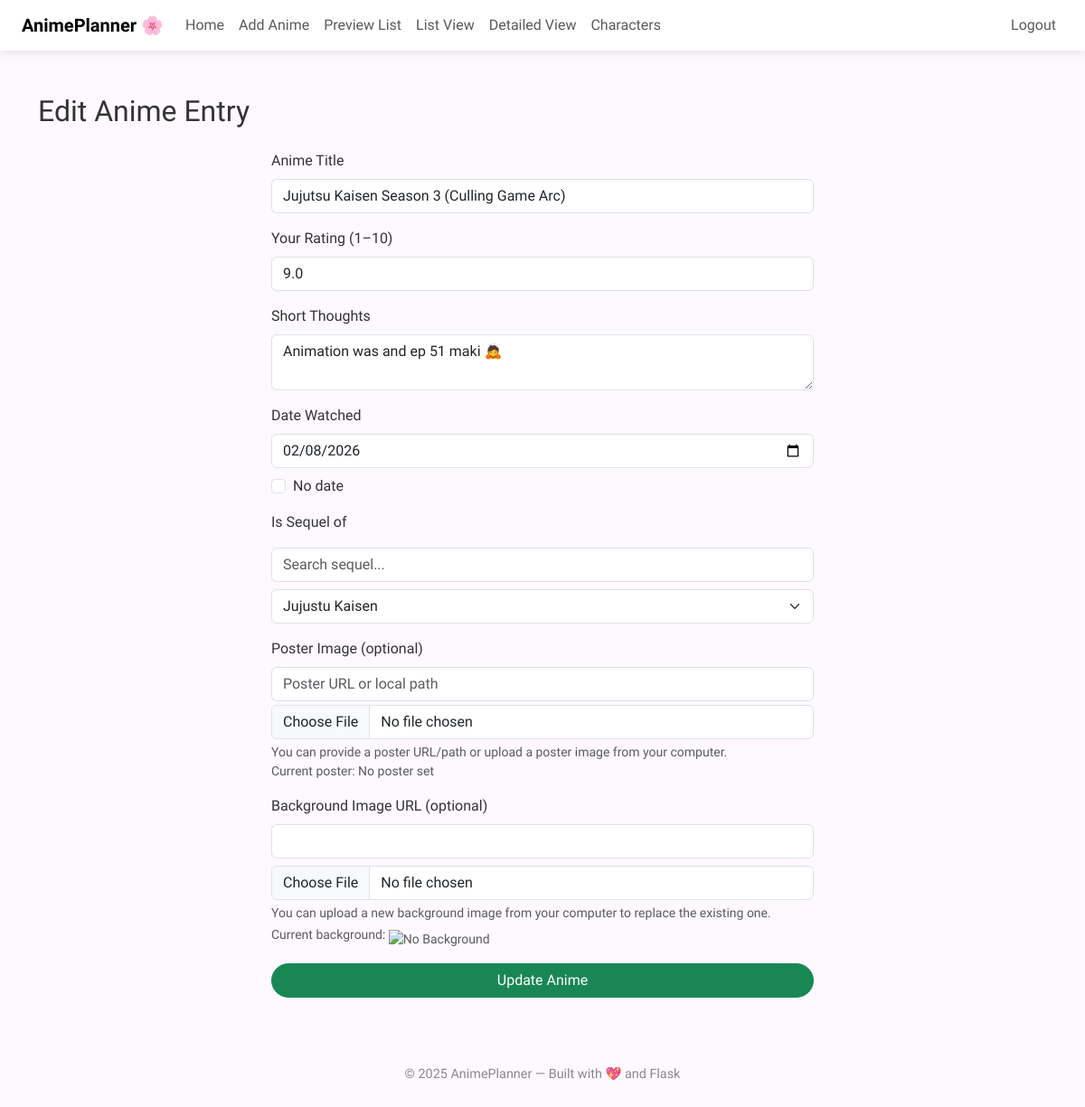
Screenshot of /edit/227 (signed in) with the database file from the repository.
### tables this page shows
CREATE TABLE anime (
            id INTEGER PRIMARY KEY AUTOINCREMENT,
            title TEXT NOT NULL,
            rating REAL,
            thoughts TEXT,
            date TEXT,
            sequel TEXT,
            details_url TEXT,
            background_url TEXT,
            user_id INTEGER, poster_url TEXT,
            FOREIGN KEY(user_id) REFERENCES users(id) ON DELETE SET NULL
        );

### app.py (the view, shortened to what this page needs)
@app.route("/edit/<int:anime_id>", methods=["GET", "POST"])
@login_required
def edit(anime_id):
    user_id = session.get("user_id")
    conn_dict = get_db_dict()
    db_dict = conn_dict.cursor()
    db_dict.execute("SELECT * FROM anime WHERE id = ? AND user_id = ?", (anime_id, user_id))
    anime = db_dict.fetchone()
    if not anime:
        db_dict.close()
        conn_dict.close()
        flash("Anime not found or access denied.")
        return redirect("/preview")
    conn = get_db()
    db = conn.cursor()
    db.execute("SELECT DISTINCT title FROM anime WHERE user_id = ? ORDER BY title", (user_id,))
    sequel_list = [row[0] for row in db.fetchall()]
    db.close()
    conn.close()
    db_dict.close()
    conn_dict.close()
    return render_template("edit.html", anime=anime, sequel_list=sequel_list)

### app.py (called while the page is built)
def login_required(f):
    @wraps(f)
    def wrapper(*args, **kwargs):
        if "user_id" not in session:
            flash("Login required.")
            return redirect("/login")
        return f(*args, **kwargs)
    return wrapper

def get_db():
    return sqlite3.connect("anime.db")

def dict_factory(cursor, row):
    d = {}
    for idx, col in enumerate(cursor.description):
        d[col[0]] = row[idx]
    return d

def get_db_dict():
    conn = sqlite3.connect("anime.db")
    conn.row_factory = dict_factory
    return conn

### templates/edit.html (shortened to what this page needs)
{% extends "layout.html" %}
{% block main %}
<h2 class="mb-4">Edit Anime Entry</h2>
<form method="post" action="/edit/{{ anime.id }}" class="text-start mx-auto" style="max-width: 600px;" enctype="multipart/form-data">
    <div class="mb-3">
        <label for="title" class="form-label">Anime Title</label>
        <input type="text" class="form-control" id="title" name="title" value="{{ anime.title }}" required>
    </div>
    <div class="mb-3">
        <label for="rating" class="form-label">Your Rating (1–10)</label>
        <input type="number" class="form-control" id="rating" name="rating" step="0.001" min="1" max="12" value="{{ anime.rating }}">
    </div>
    <div class="mb-3">
        <label for="thoughts" class="form-label">Short Thoughts</label>
        <textarea class="form-control" id="thoughts" name="thoughts" rows="2">{{ anime.thoughts }}</textarea>
    </div>
    <div class="mb-3">
        <label for="date" class="form-label">Date Watched</label>
        <input type="date" class="form-control" id="date" name="date" value="{{ anime.date }}">
        <div class="form-check mt-2">
            <input class="form-check-input" type="checkbox" value="1" id="no_date" name="no_date" {% if not anime.date %}checked{% endif %}>
            <label class="form-check-label" for="no_date">No date</label>
        </div>
    </div>
    <div class="mb-3">
        <label for="sequel" class="form-label">Is Sequel of</label>
        <select class="form-select" id="sequel" name="sequel">
            {% for name in sequel_list %}
                <option value="{{ name }}" {% if anime.sequel == name %}selected{% endif %}>{{ name }}</option>
            {% endfor %}
        </select>
    </div>
    <div class="mb-3">
        <label for="poster_url" class="form-label">Poster Image (optional)</label>
        <input type="text" class="form-control mb-1" id="poster_url" name="poster_url" value="{{ anime.poster_url }}" placeholder="Poster URL or local path">
        <input type="file" class="form-control" id="poster_upload" name="poster_upload" accept="image/*">
        <div class="form-text">You can provide a poster URL/path or upload a poster image from your computer.<br>
        Current poster:
        {% if anime.poster_url %}
            {% if anime.poster_url.startswith('http') %}
                <img src="{{ anime.poster_url }}" alt="Current Poster" class="img-fluid mt-2" style="max-height:120px;">
            {% else %}
                <img src="{{ url_for('static', filename=anime.poster_url) }}" alt="Current Poster" class="img-fluid mt-2" style="max-height:120px;">
            {% endif %}
        {% else %}
            <span class="text-muted">No poster set</span>
        {% endif %}
        </div>
    </div>
    <div class="mb-3">
        <label for="background_url" class="form-label">Background Image URL (optional)</label>
        <input type="text" class="form-control" id="background_url" name="background_url" value="{{ anime.background_url }}">
        <input type="file" class="form-control mt-2" id="background_upload" name="background_upload" accept="image/*">
        <div class="form-text">You can upload a new background image from your computer to replace the existing one.<br>
        Current background:
        {% if anime.background_url %}
            {% if anime.background_url.startswith('http') %}
                <img src="{{ anime.background_url }}" alt="Current Background" class="img-fluid mt-2" style="max-height:120px;">
            {% else %}
                <img src="{{ url_for('static', filename=anime.background_url) }}" alt="Current Background" class="img-fluid mt-2" style="max-height:120px;">
            {% endif %}
        {% else %}
            <img src="{{ url_for('static', filename='default.jpg') }}" alt="No Background" class="img-fluid mt-2" style="max-height:120px;">
        {% endif %}
        </div>
    </div>
    <div class="d-grid">
        <button type="submit" class="btn btn-success">Update Anime</button>
    </div>
</form>
{% endblock %}

### static/style.css (style rules this page uses)
body { background-color: #fdf9ff; color: #333; }
.btn { border-radius: 2rem; }

### templates/layout.html (style rules this page uses)
body { font-family: 'Montserrat', sans-serif; background-color: #fdf9ff; color: #333; }
input.form-check-input[type="checkbox"] { display: inline-block !important; }

### rows the page displays
anime: title "Jujutsu Kaisen Season 3 (Culling Game Arc)", rating "9.0", thoughts "Animation was and ep 51 maki 🙇", date "02/08/2026", sequel "Jujustu Kaisen"

### other values shown
{{ year if year else 2025 }} "2025"
